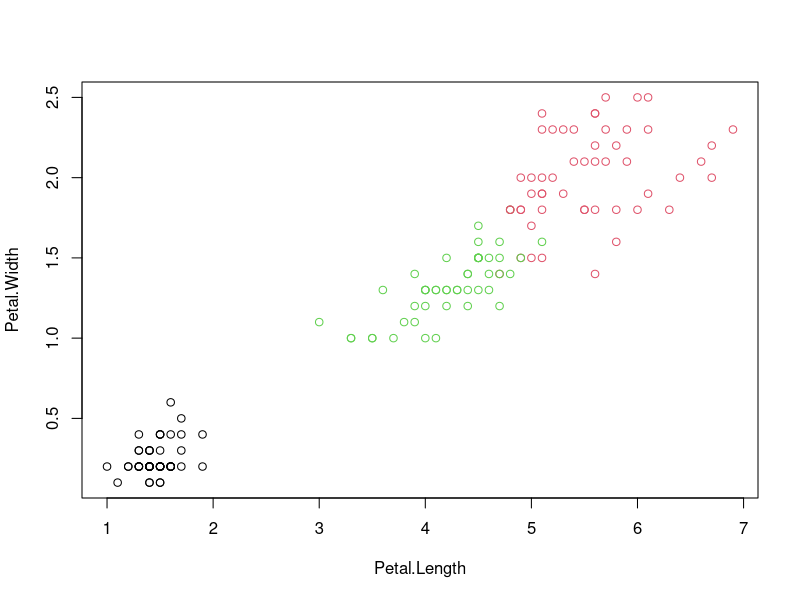
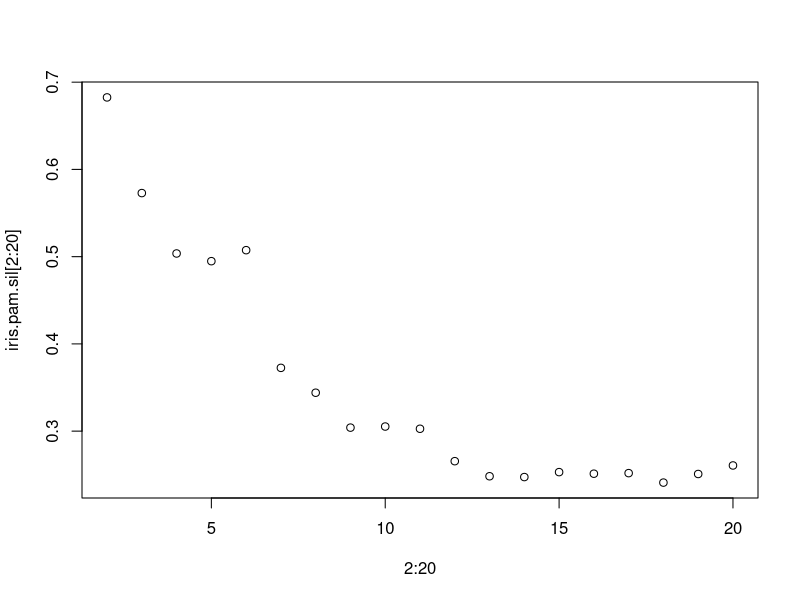

Reproduce these figures in R, in order. (Note: this script raises an error after producing the figures.)
library (cluster)

iris.pam <- list()
iris.pam.sil <- numeric (20)

for (k in 2:20) {
  iris.pam [[k]] <- pam (iris, k)
  iris.pam.sil [k] <- summary (silhouette (iris.pam [[k]]))$avg.width
}
#
pdf ("iris.silhouette.pdf")
plot (2:20, iris.pam.sil [2:20])
dev.off()

plot (iris [,3:4], col = iris.pam [[3]]$clustering)
table (iris$Species, iris.pam [[3]]$clustering)


jeu12.pam <- list()
jeu12.pam.sil <- numeric (20)

for (k in 2:20) {
  jeu12.pam [[k]] <- pam (jeu12, k)
  jeu12.pam.sil [k] <- summary (silhouette (jeu12.pam [[k]]))$avg.width
}
#

plot (2:20, jeu12.pam.sil [2:20])

jeu19.kmeans <- list()
jeu19.intraclasse <- numeric (20)

for (k in 2:20) {
  jeu19.kmeans [[k]] <- kmeans (jeu19, k, nstart=30)
  jeu19.intraclasse [k] <- sum (jeu19.kmeans [[k]]$withinss *
                                jeu19.kmeans [[k]]$size) / nrow (jeu19)
}
plot (2:20, jeu19.intraclasse [2:20])

jeu19.pam <- list()
jeu19.pam.sil <- numeric (20)

for (k in 2:20) {
  jeu19.pam [[k]] <- pam (jeu19, k)
  jeu19.pam.sil [k] <- summary (silhouette (jeu19.pam [[k]]))$avg.width
}
#

plot (2:20, jeu19.pam.sil [2:20])

pdf ("jeu19.pdf")
plot (2:20, jeu19.intraclasse [2:20])
plot (jeu19, col = jeu19.kmeans [[5]]$cluster)
plot (jeu19, col = jeu19.kmeans [[6]]$cluster)
plot (jeu19, col = jeu19.kmeans [[10]]$cluster)
plot (2:20, jeu19.pam.sil [2:20])
plot (jeu19, col=jeu19.pam [[5]]$clustering)
plot (jeu19, col=jeu19.pam [[6]]$clustering)
plot (jeu19, col=jeu19.pam [[11]]$clustering)
dev.off()
